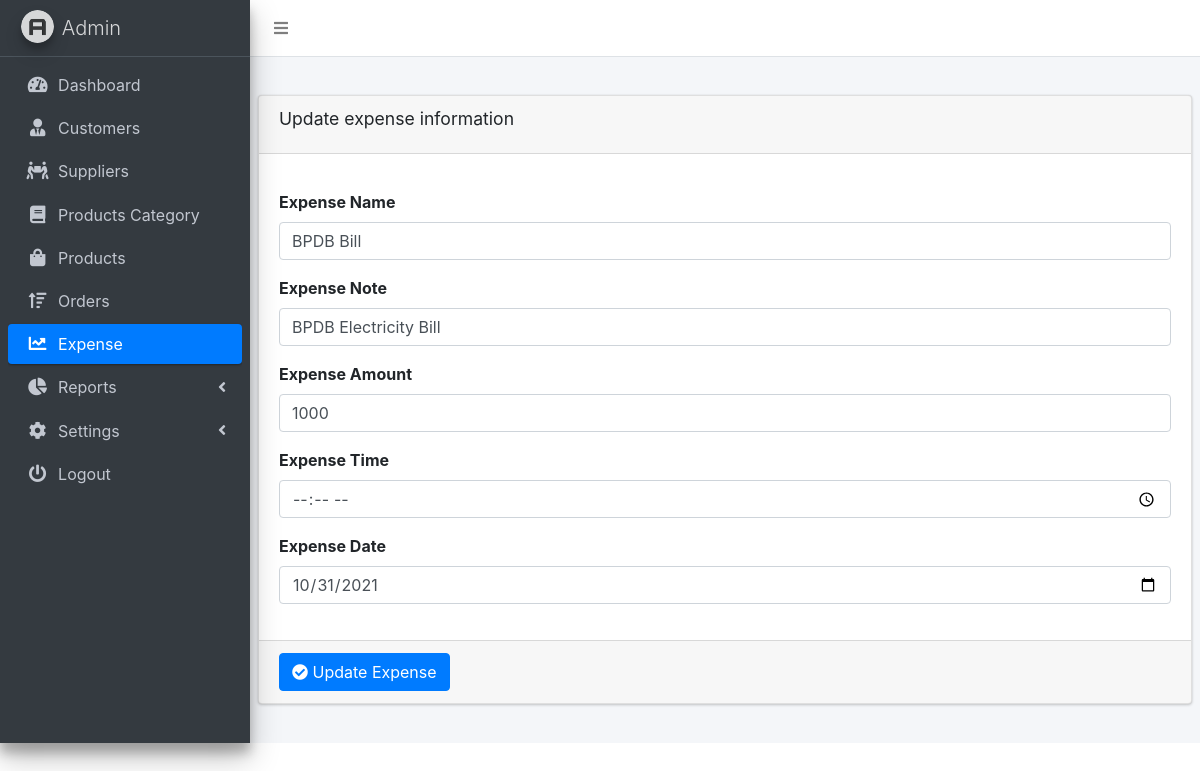
Page /edit_expense.php?id=2 (signed in) on the committed database.
### tables this page shows
CREATE TABLE `expense` (
  `expense_id` int(255) NOT NULL,
  `category_id` int(11) NOT NULL,
  `expense_name` varchar(255) NOT NULL,
  `expense_note` varchar(255) NOT NULL,
  `expense_amount` varchar(255) NOT NULL,
  `expense_date` varchar(255) NOT NULL,
  `expense_time` varchar(255) NOT NULL,
  `timestamp` timestamp NOT NULL DEFAULT CURRENT_TIMESTAMP ON UPDATE CURRENT_TIMESTAMP
);

### edit_expense.php (the view, shortened to what this page needs)
<?php
if ($_SERVER["REQUEST_METHOD"] == "GET") {
  $getid = $_GET['id'];
  include('db_connect.php');
  if (!empty($getid)) {
    $query = mysqli_query($con, "SELECT * FROM expense WHERE expense_id='$getid'");
    $row = mysqli_fetch_assoc($query);
  }
}
?>
<!DOCTYPE html>
<html lang="en">
<head>
  <link rel="stylesheet" href="dist/css/preloader.css">
  <link rel="stylesheet" href="plugins/sweetalert2/sweetalert2.min.css">
  <link rel="stylesheet" href="plugins/fontawesome-free/css/all.min.css">
  <link rel="stylesheet" href="https://code.ionicframework.com/ionicons/2.0.1/css/ionicons.min.css">
  <link rel="stylesheet" href="plugins/datatables-bs4/css/dataTables.bootstrap4.min.css">
  <link rel="stylesheet" href="plugins/datatables-responsive/css/responsive.bootstrap4.min.css">
  <link rel="stylesheet" href="dist/css/adminlte.min.css">
  <link href="plugins/bootstrap/css/bootstrap.min.css" rel="stylesheet"/>
</head>
<body class="hold-transition sidebar-mini">
<div class="wrapper">
  <nav class="main-header navbar navbar-expand navbar-white navbar-light">
    <ul class="navbar-nav">
      <li class="nav-item">
        <a class="nav-link" data-widget="pushmenu" href="#" role="button"><i class="fas fa-bars"></i></a>
      </li>
    </ul>
  </nav>
  <aside class="main-sidebar sidebar-dark-primary elevation-4">
    <a href="#" class="brand-link">
      <img src="dist/img/AdminLTELogo.png"
           alt="AdminLTE Logo"
           class="brand-image img-circle elevation-3"
           style="opacity: .8">
      <span class="brand-text font-weight-light">Admin</span>
    </a>
    <div class="sidebar">
      <nav class="mt-2">
        <ul class="nav nav-pills nav-sidebar flex-column" data-widget="treeview" role="menu" data-accordion="false">
          <li class="nav-item">
            <a href="dashboard.php" class="nav-link">
              <i class="nav-icon fas fa-tachometer-alt"></i>
              <p>
                Dashboard
              </p>
            </a>
          </li>
          <li class="nav-item">
            <a href="customers.php" class="nav-link">
              <i class="nav-icon fas fa-user-tie"></i>
              <p>
                Customers
              </p>
            </a>
          </li>
          <li class="nav-item">
            <a href="suppliers.php" class="nav-link">
              <i class="nav-icon fas fa-people-carry"></i>
              <p>
                Suppliers
              </p>
            </a>
          </li>
          <li class="nav-item">
            <a href="category.php" class="nav-link">
              <i class="nav-icon fas fa-book"></i>
              <p>
                Products Category
              </p>
            </a>
          </li>
          <li class="nav-item">
            <a href="products.php" class="nav-link">
              <i class="nav-icon fas fa-shopping-bag"></i>
              <p>
                Products
              </p>
            </a>
          </li>
          <li class="nav-item">
            <a href="orders.php" class="nav-link">
              <i class="nav-icon fas fa-sort-amount-up"></i>
              <p>
                Orders
              </p>
            </a>
          </li>
          <li class="nav-item">
            <a href="expense.php" class="nav-link active">
              <i class="nav-icon fas fa-chart-line"></i>
              <p>
                Expense
              </p>
            </a>
          </li>
          <li class="nav-item">
            <a href="#" class="nav-link">
              <i class="nav-icon fas fa-chart-pie"></i>
              <p>
                Reports
                <i class="right fas fa-angle-left"></i>
              </p>
            </a>
          </li>
          <li class="nav-item">
            <a href="products.php" class="nav-link">
              <i class="nav-icon fas fa-cog"></i>
              <p>
                Settings
                <i class="right fas fa-angle-left"></i>
              </p>
            </a>
          </li>
          <li class="nav-item">
            <a href="logout.php" class="nav-link">
              <i class="nav-icon fas fa-power-off"></i>
              <p>
                Logout
              </p>
            </a>
          </li>
        </ul>
      </nav>
    </div>
  </aside>
  <div class="content-wrapper">
    <section class="content-header">
    </section>
    <section class="content">
      <div class="row">
        <div class="col-12">
          <div class="card">
            <div class="card-header">
              <h3 class="card-title">Update expense information</h3>
            </div>
            <form role="form" id="quickForm" method="post" action="edit_expense.php">
              <div class="card-body">
                <div class="form-group">
                  <label for="exampleInputexpenseName">Expense Name</label>
                  <input type="text" name="expense_name" class="form-control" id="exampleInputexpenseName"
                         value="<?php echo $row['expense_name'] ?>">
                </div>
                <div class="form-group">
                  <label for="exampleInputNote">Expense Note</label>
                  <input type="text" name="expense_note" class="form-control" id="exampleInputNote"
                         value="<?php echo $row['expense_note'] ?>">
                </div>
                <div class="form-group">
                  <label for="exampleInputAmount">Expense Amount</label>
                  <input type="number" name="expense_amount" class="form-control" id="exampleInputAmount"
                         value="<?php echo $row['expense_amount'] ?>">
                </div>
                <div class="form-group">
                  <label for="exampleInputTime">Expense Time</label>
                  <input type="time" name="expense_time" class="form-control" id="exampleInputTime"
                         value="<?php echo $row['expense_time'] ?>">
                </div>
                <div class="form-group">
                  <label for="exampleInputDate">Expense Date</label>
                  <input type="date" name="expense_date" class="form-control" id="exampleInputDate"
                         value="<?php echo $row['expense_date'] ?>">
                </div>
              </div>
              <div class="card-footer">
                <button type="submit" id="update_expense" class=" btn btn-primary"><i class="fa fa-check-circle"></i> Update Expense</button>
              </div>
            </form>
          </div>
        </div>
      </div>
    </section>
  </div>
</div>
</body>
</html>

### rows in the picture
expense: expense_name "BPDB Bill", expense_note "BPDB Electricity Bill", expense_amount "1000", expense_date "10/31/2021"
